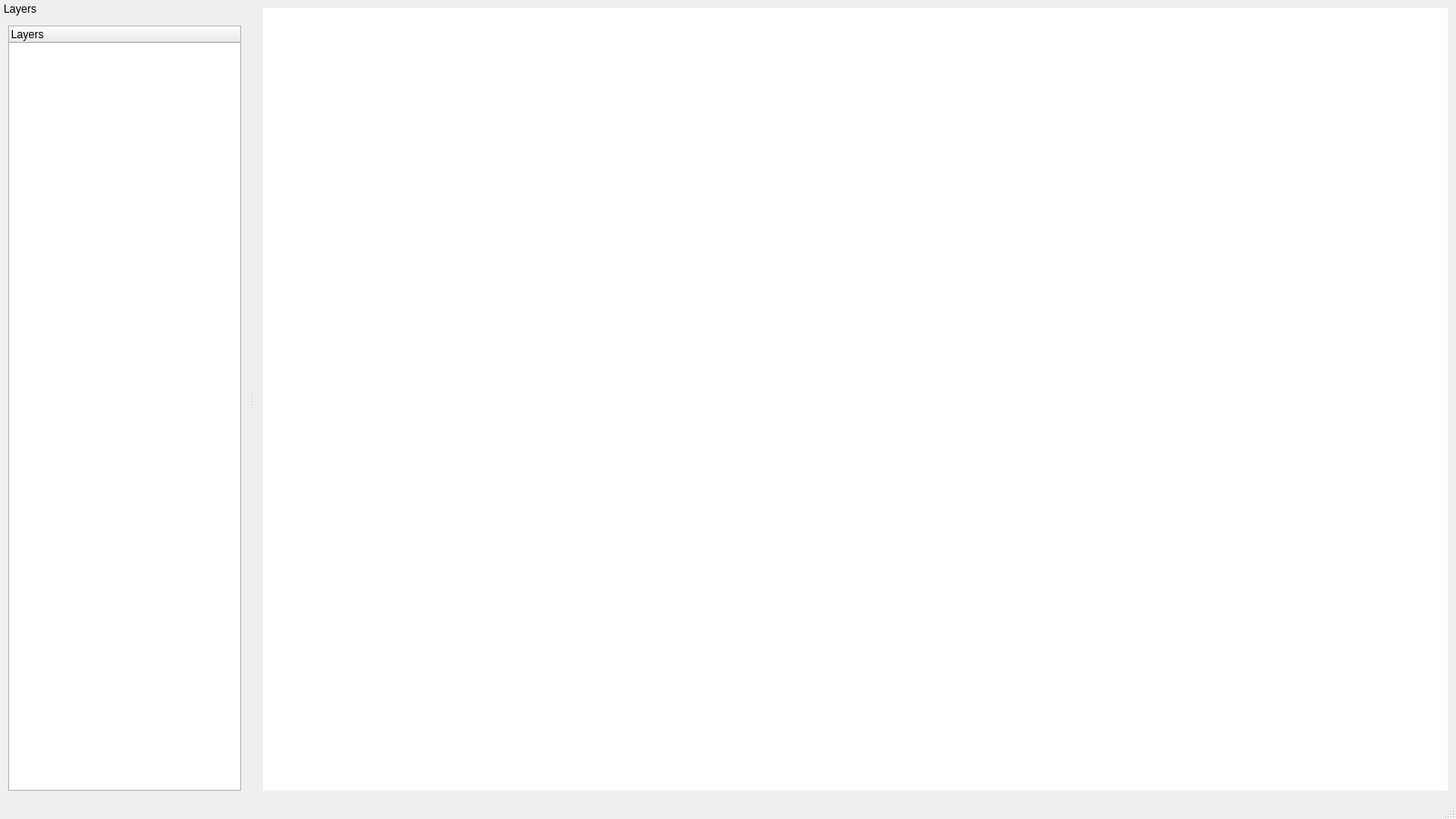
<?xml version="1.0" encoding="UTF-8"?>
<ui version="4.0">
 <class>MainWindow</class>
 <widget class="QMainWindow" name="MainWindow">
  <property name="geometry">
   <rect>
    <x>0</x>
    <y>0</y>
    <width>1600</width>
    <height>900</height>
   </rect>
  </property>
  <property name="windowTitle">
   <string>WESEE Optical Data Processing</string>
  </property>
  <widget class="QWidget" name="centralwidget">
   <layout class="QVBoxLayout" name="verticalLayout">
    <item>
     <widget class="MapCanvas" name="graphicsView">
      <property name="frameShape">
       <enum>QFrame::NoFrame</enum>
      </property>
     </widget>
    </item>
   </layout>
  </widget>
  <widget class="QMenuBar" name="menubar">
   <property name="geometry">
    <rect>
     <x>0</x>
     <y>0</y>
     <width>1600</width>
     <height>27</height>
    </rect>
   </property>
  </widget>
  <widget class="QStatusBar" name="statusbar"/>
  <widget class="QDockWidget" name="layerDockWidget">
   <property name="features">
    <set>QDockWidget::NoDockWidgetFeatures</set>
   </property>
   <property name="windowTitle">
    <string>Layers</string>
   </property>
   <attribute name="dockWidgetArea">
    <number>1</number>
   </attribute>
   <widget class="QWidget" name="dockWidgetContents">
    <layout class="QVBoxLayout" name="verticalLayout_2">
     <item>
      <widget class="QTreeWidget" name="treeWidgetLayers">
       <column>
        <property name="text">
         <string>Layers</string>
        </property>
       </column>
      </widget>
     </item>
    </layout>
   </widget>
  </widget>
  <action name="actionOpen">
   <property name="text">
    <string>Open</string>
   </property>
  </action>
 </widget>
 <customwidgets>
  <customwidget>
   <class>MapCanvas</class>
   <extends>QGraphicsView</extends>
   <header>mapcanvas.h</header>
  </customwidget>
 </customwidgets>
 <resources/>
 <connections/>
</ui>
